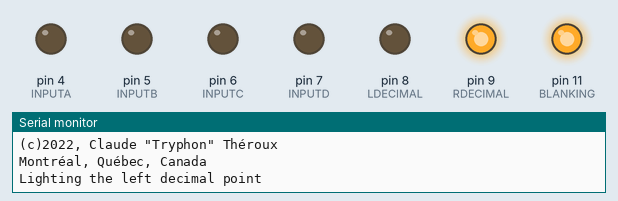
Recording of a sketch running on a simulated Arduino Uno, built with avr-gcc and run on an emulated ATmega328P. On the bench: output pins drawn as LEDs (lit = HIGH), the last lines printed to the serial monitor.

Above: at 0.1 s.
At 3.1 s:
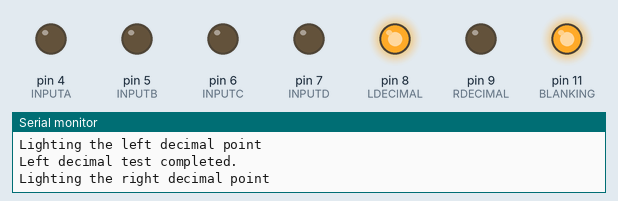
At 10.1 s:
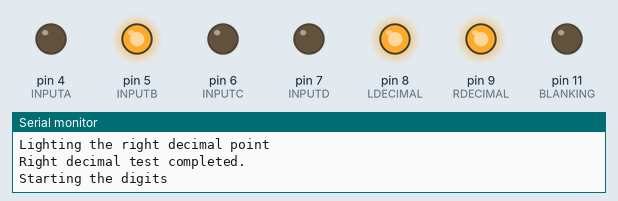
At 18.1 s:
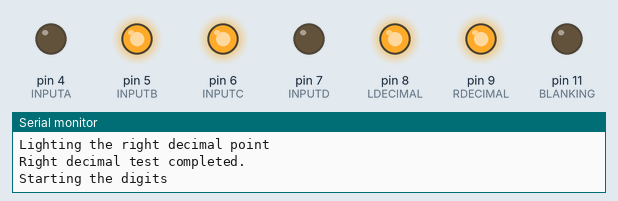
At 26.1 s:
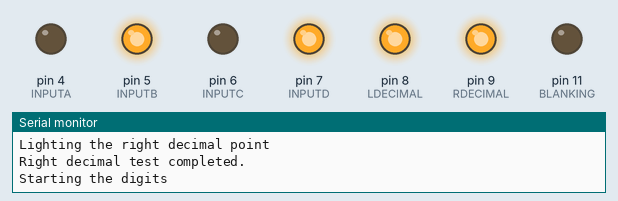
At 36.1 s:
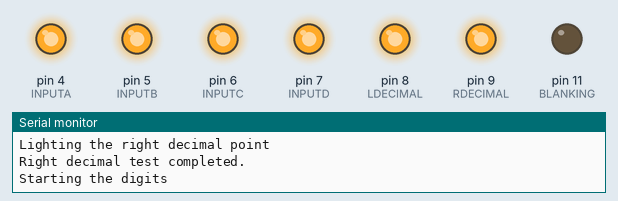
Timing chart, 0 to 37.6 s (numbered marks = the images above):
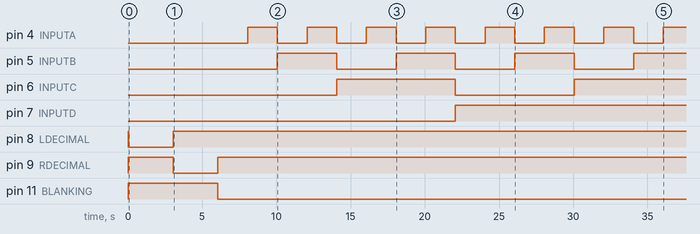

Measured:
- by itself, pin 4 (INPUTA): LOW → HIGH at 8.1 s, → LOW 2.0 s later, → HIGH 2.0 s later, → LOW 2.0 s later, … (15 changes in this stretch)
- by itself, pin 5 (INPUTB): alternates HIGH for 4.0 s and LOW for 4.0 s
- by itself, pin 6 (INPUTC): LOW → HIGH at 14.1 s, → LOW 8.0 s later, → HIGH 8.0 s later
- by itself, pin 7 (INPUTD): LOW → HIGH at 22.1 s
- by itself, pin 8 (LDECIMAL): LOW → HIGH at 0.00 s, → LOW 0.06 s later, → HIGH 3.0 s later
- by itself, pin 9 (RDECIMAL): LOW → HIGH at 0.00 s, → LOW 3.1 s later, → HIGH 3.0 s later
- by itself, pin 11 (BLANKING): LOW → HIGH at 0.00 s, → LOW 6.1 s later

The sketch:

TestProgramTIL311.ino
```cpp
// (licence header left out)
/*
 * Wiring
 *
 * TIL311 Arduino
 *
 *   1 -->  VCC
 *   2 -->  5       Input B
 *   3 -->  4       Input A
 *   4 -->  8       Left decimal (THROUGH A 220 OHMS RESISTOR)
 *   5 -->  10      Strobe
 *   7 -->  GND
 *   8 -->  11      Blanking
 *  10 -->  9       Right decimal (THROUGH A 220 OHMS RESISTOR)
 *  12 -->  7       Input D
 *  13 -->  6       Input C
 *  14 -->  VCC
 *
 *   6, 9, 11       Not connected
 */

#define INPUTA    4
#define INPUTB    5
#define INPUTC    6
#define INPUTD    7

#define LDECIMAL  8
#define RDECIMAL  9

#define STROBE    10
#define BLANKING  11

void displayDigit(int iDigit) {
  digitalWrite(BLANKING, HIGH);
  digitalWrite(INPUTA, (iDigit & 0x1));
  digitalWrite(INPUTB, (iDigit & 0x2) >> 1);
  digitalWrite(INPUTC, (iDigit & 0x4) >> 2);
  digitalWrite(INPUTD, (iDigit & 0x8) >> 3);
  digitalWrite(BLANKING, LOW);
}

void testPoints() {
  digitalWrite(BLANKING, HIGH);
  digitalWrite(STROBE, LOW);
  Serial.println("Lighting the left decimal point");
  digitalWrite(LDECIMAL, LOW);
  delay(3000);
  digitalWrite(LDECIMAL, HIGH);
  Serial.println("Left decimal test completed.");
  Serial.println("Lighting the right decimal point");
  digitalWrite(RDECIMAL, LOW);
  delay(3000);
  digitalWrite(RDECIMAL, HIGH);
  Serial.println("Right decimal test completed.");
}

void testDigits() {
  Serial.println("Starting the digits");
  digitalWrite(STROBE, LOW);
  for( int i = 0; i < 16; ++i ) {
    displayDigit(i);
    delay(2000);
  }
  digitalWrite(BLANKING, HIGH);
  Serial.println("Digits test completed.");
}

void testBlanking() {
  Serial.println("Starting the blanking test");
  digitalWrite(STROBE, LOW);
  displayDigit(15);
  digitalWrite(BLANKING, LOW);
  Serial.println(">> Display ON");
  delay(2000);
  digitalWrite(BLANKING, HIGH);
  Serial.println(">> Display OFF");
  delay(2000);
  digitalWrite(BLANKING, LOW);
  Serial.println(">> Display ON");
  delay(2000);
  digitalWrite(BLANKING, HIGH);
  Serial.println(">> Display OFF");
  Serial.println("Blanking test completed.");
}

void testStrobe() {
  Serial.println("Starting the strobe test");
  Serial.println(">> Displaying 8");
  digitalWrite(STROBE, LOW);
  displayDigit(8);
  delay(1000);
  digitalWrite(STROBE, HIGH);
  Serial.println(">> Strobe now HIGH, shall NOT display 0");
  displayDigit(0);
  delay(3000);
  digitalWrite(STROBE, LOW);
  Serial.println(">> Strobe now LOW, shall display A");
  displayDigit(10);

  Serial.println("Strobe test completed.");
}

void setup() {
  Serial.begin(9600);

  pinMode(INPUTA, OUTPUT);
  pinMode(INPUTB, OUTPUT);
  pinMode(INPUTC, OUTPUT);
  pinMode(INPUTD, OUTPUT);

  pinMode(LDECIMAL, OUTPUT);
  pinMode(RDECIMAL, OUTPUT);
  digitalWrite(LDECIMAL, HIGH);
  digitalWrite(RDECIMAL, HIGH);

  pinMode(STROBE, OUTPUT);
  pinMode(BLANKING, OUTPUT);

  digitalWrite(BLANKING, HIGH);
  digitalWrite(STROBE, LOW);

  Serial.println("TIL311 Test program v01.00");
  Serial.println("(c)2022, Claude \"Tryphon\" Théroux");
  Serial.println("Montréal, Québec, Canada");

  testPoints();
  testDigits();
  testBlanking();
  testStrobe();
}


void loop() {
}
```
